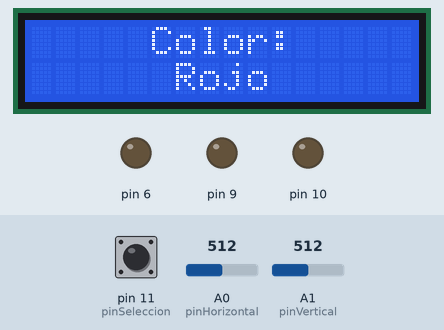
This sketch was run on a simulated Arduino Uno, built with avr-gcc and run on an emulated ATmega328P. Parts: 16×2 character LCD, output pins drawn as LEDs (lit = HIGH). Dashed ring = blinking. Inputs (shaded band) come from the test bench; at power-on: A0 (pinHorizontal) = 512, pin 11 (pinSeleccion) HIGH, A1 (pinVertical) = 512.

Above: at 1.2 s.
1.3 s: A0 (pinHorizontal) set to 716
At 2.3 s:
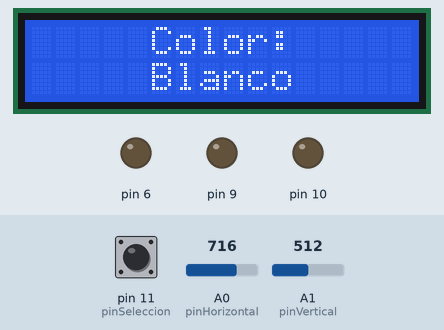
4.5 s: pin 11 (pinSeleccion) pulled LOW for 0.75 s
At 6.5 s:
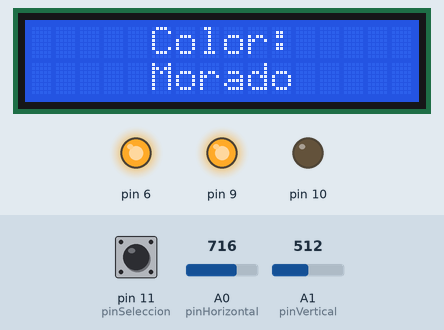
8.2 s: pin 11 (pinSeleccion) pulled LOW for 3.2 s
At 10.8 s:
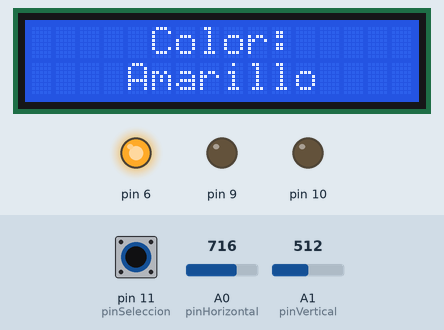
13.0 s: pin 11 (pinSeleccion) pulled LOW for 3.2 s
At 15.0 s:
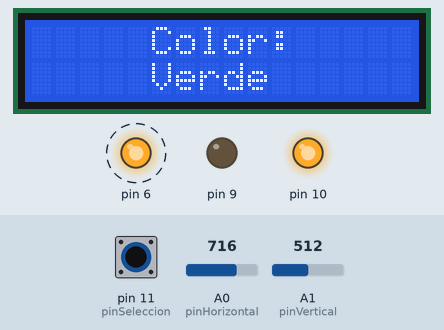
17.7 s: pin 11 (pinSeleccion) pulled LOW for 1 s
At 19.2 s:
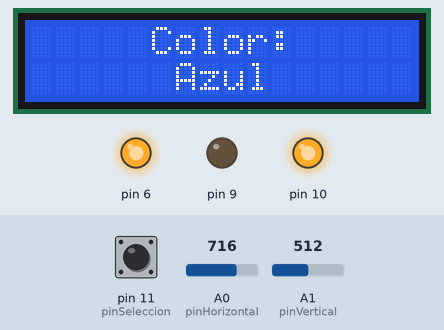
21.9 s: pin 11 (pinSeleccion) pulled LOW for 0.75 s
At 22.9 s:
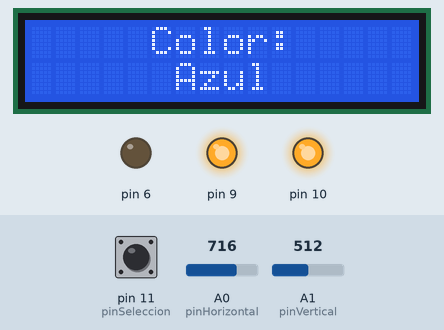
Timing chart, 0 to 24.9 s (numbered marks = the images above; inputs shaded):
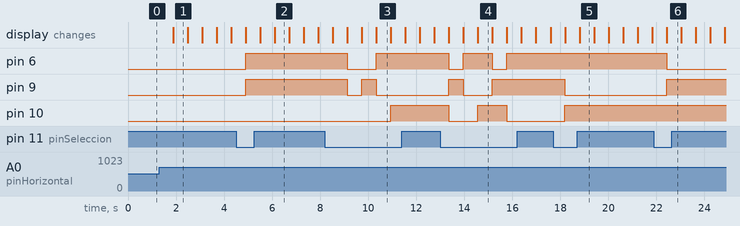

Measured:
- after the input at 1.3 s, the display: changes after 0.58 s (image 1)
- after the input at 4.5 s, pin 6, pin 9: LOW → HIGH after 0.40 s
- after the input at 8.2 s, pin 6: HIGH → LOW after 0.93 s, → HIGH 1.2 s later; pin 9: HIGH → LOW after 0.93 s, → HIGH 0.60 s later, → LOW 0.60 s later; pin 10: LOW → HIGH after 2.7 s
- after the input at 13.0 s, pin 6: alternates HIGH for 1.2 s and LOW for 0.60 s, starting after 0.36 s; pin 9: LOW → HIGH after 0.36 s, → LOW 0.60 s later, → HIGH 1.2 s later; pin 10: HIGH → LOW after 0.36 s, → HIGH 1.2 s later, → LOW 1.2 s later
- after the input at 17.7 s, pin 9: HIGH → LOW after 0.49 s; pin 10: LOW → HIGH after 0.49 s
- after the input at 21.9 s, pin 6: HIGH → LOW after 0.52 s; pin 9: LOW → HIGH after 0.52 s
- what the display in image 1 shows lasts 0.6 s, from 1.9 s to 2.5 s

The sketch:

arduino_final_de_curso.ino
```cpp
//Este codigo tiene una pantalla led, un joystick y un LED RGB.
//Con el joystick seleccionas un color que aparece en la pantalla y si presionas el joystick el LED RGB se pone del color de la pantalla

#include <LiquidCrystal.h>
#define pinHorizontal A0
#define pinVertical A1
#define pinSeleccion 11
LiquidCrystal lcd(13, 12, 5, 4, 3, 2);

//variables
int pos = 0;
String colores[] = {"Rojo", "Azul", "Verde", "Amarillo", "Morado", "Blanco"};

void setup() {
  //led 10 = R,  9 = G,  8 = B
  pinMode(10 , OUTPUT); //R
  pinMode(9 , OUTPUT); //G
  pinMode(6 , OUTPUT); //B

  //joystick
  pinMode(pinHorizontal , INPUT);
  pinMode(pinVertical , INPUT);
  pinMode(pinSeleccion , INPUT_PULLUP);

  //lcd
  lcd.begin(16, 2);
  lcd.clear();
}

void loop() {
  //joystick
  int horizontal = analogRead(pinHorizontal);
  int vertical = analogRead(pinVertical);
  bool seleccion = digitalRead(pinSeleccion) == LOW;

  if (horizontal < 512) {
    pos++;
    if (pos > 5) {
    pos = 0;
  }

  }
  if (horizontal > 512) {
    pos--;
    if (pos < 0) {
      pos = 5;
    }
  }

  //led
  int led = pos;
  if (seleccion == HIGH) {
    if (led == 0) {
      analogWrite(10 , 0);
      analogWrite(9 , 255);
      analogWrite(6 , 255);
    }
    else if (led == 1) {
      analogWrite(10 , 255);
      analogWrite(9 , 255);
      analogWrite(6 , 0);
    }
    else if (led == 2) {
      analogWrite(10 , 255);
      analogWrite(9 , 0);
      analogWrite(6 , 255);
    }
    else if (led == 3) {
      analogWrite(10 , 0);
      analogWrite(9 , 0);
      analogWrite(6 , 255);
    }
    else if (led == 4) {
      analogWrite(10 , 0);
      analogWrite(9 , 255);
      analogWrite(6 , 0);
    }
    else if (led == 5) {
      analogWrite(10 , 0);
      analogWrite(9 , 0);
      analogWrite(6 , 0);
    }
  }

  //lcd
  String color = colores[pos];
  lcd.clear();
  lcd.setCursor(5 , 0);
  lcd.print("Color:");
  if (pos == 0) {
    lcd.setCursor(6,  1);
  }
  else if (pos == 1) {
    lcd.setCursor(6, 1);
  }
  else if (pos == 2) {
    lcd.setCursor(5, 1);
  }
  else if (pos == 3) {
    lcd.setCursor(4,  1);
  }
  else if (pos == 4) {
    lcd.setCursor(5, 1);
  }
  else if (pos == 5) {
    lcd.setCursor(5, 1);
  }
  lcd.print(color);
  delay(600);
}
```
